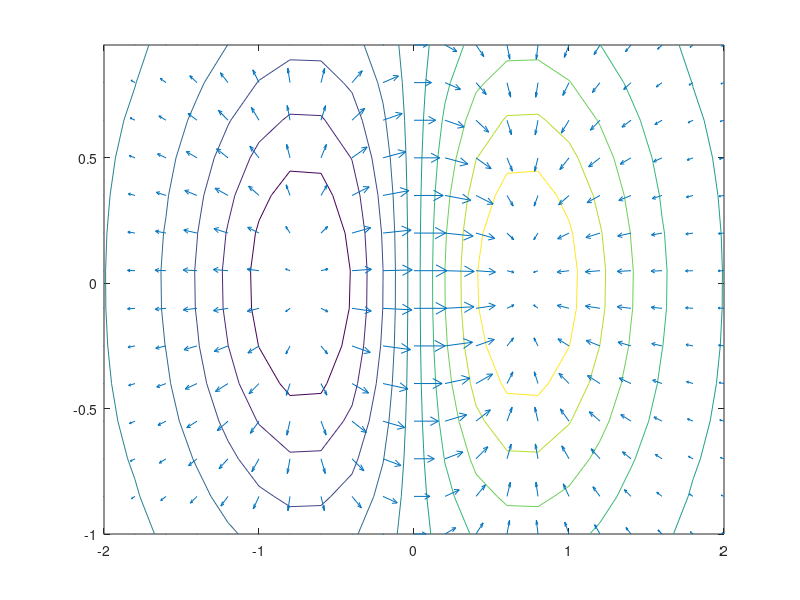

Source code (MATLAB): (Note: this script raises an error after producing the figure.)


clear;


x = -2: 0.2 : 2; 
y = (-1: 0.15 : 1)';
z = x .* exp(-x.^2 - y.^2);
[px,py] = gradient(z, 0.2, 0.2);
contour(x,y,z), hold on
quiver(x,y,px,py), hold off




%g


X(:, :, 1) = [
    1, 2;
    3, 4;
    5, 6
];

X(:, :, 2) = [
    11, 12;
    13, 14;
    15, 16
];

X(:, :, 3) = [
    111, 112;
    113, 114;
    115, 116
];

X(:, :, 4) = [
    1111, 1112;
    1113, 1114;
    1115, 1116
];

x{1} = [8, 9]; 
x{2} = [10, 20, 30, 40];


rc = cell_md_dot(X, x);



for i = 1:4
    r(:,i) = X(:,:,i) * x{1}';
end

rr = r * x{2}';

function X = cell_md_dot(X,x)
    % initialize dimensions
    DIM = (1:numel(x)) + ndims(X) - numel(x);
    
    % compute dot product using recursive sums (and bsxfun)
    for d = 1:numel(x)
        s         = ones(1,ndims(X));
        s(DIM(d)) = numel(x{d});
        X         = bsxfun(@times,X,reshape(full(x{d}),s));
        X         = sum(X,DIM(d));
    end
    
    % eliminate singleton dimensions
    X = squeeze(X);
end 



